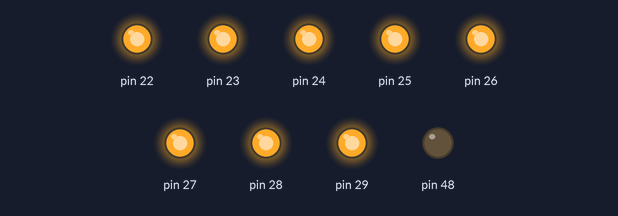
This sketch was run on a simulated Arduino Mega 2560, built with avr-gcc and run on an emulated ATmega2560. Parts: output pins drawn as LEDs (lit = HIGH).

Above: at 0.05 s.
Timing chart, 0 to 4.6 s (numbered marks = the images above):
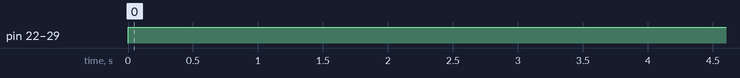

The sketch:

p1_tarea2_avd.ino
```cpp
/* Programa que haga parpadear los digitos de manera
 *  unidades -> decenas -> centenas -> uds. millar
 */
void setup() {
  DDRA=B11111111;
  // Activamos los LEDS
  pinMode(49,OUTPUT);
  pinMode(48,OUTPUT);
  pinMode(47,OUTPUT);
  pinMode(46,OUTPUT);

  // Apagados inicialmente
  pinMode(49,LOW);
  pinMode(48,LOW);
  pinMode(47,LOW);
  pinMode(46,LOW);
}

void loop() {
  PORTA=0xFF;
  // Encendemos
  pinMode(49,HIGH);
  // Que emita tono
  tone(200,200,200);
  // Esperamos
  delay(1000);
  // Apagamos
  pinMode(49,LOW);

  // Así con cada uno
  pinMode(48,HIGH);
  tone(200,200,200);
  delay(1000);
  pinMode(48,LOW);

  pinMode(47,HIGH);
  tone(200,200,200);
  delay(1000);
  pinMode(47,LOW);

  pinMode(46,HIGH);
  tone(200,200,200);
  delay(1000);
  pinMode(46,LOW);
}
```

Measured:
- by itself, pin 22–29: LOW → HIGH at 0.00 s
- by itself, everything shown: repeats every 4.0 s, in 4 steps
